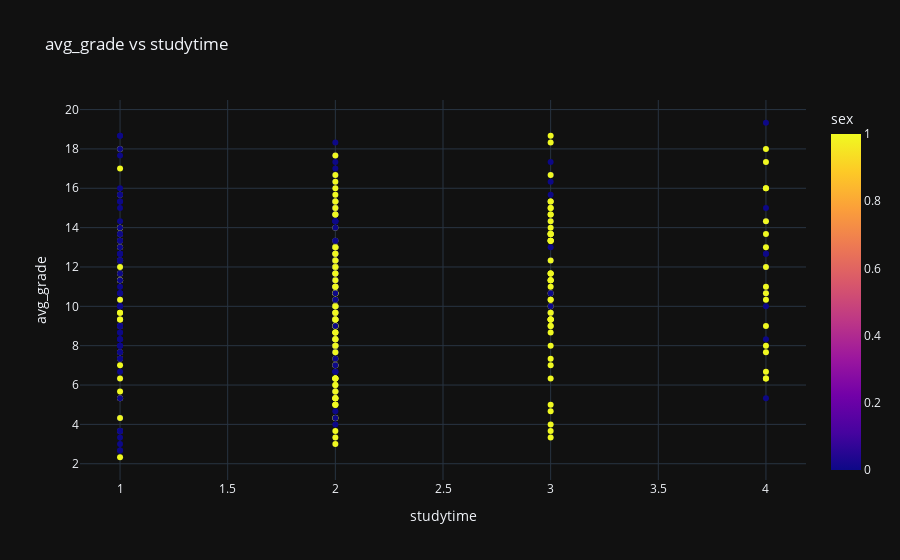

Write notebook code for a chart like this one.
### Code cell
# Interactive scatter plot studytime vs avg_grade
plot_scatter(df, "studytime", "avg_grade", hue="sex", interactive=True)

### Figure 1 — Plotly figure (JSON) as saved in the notebook; plotly's stock layout.template omitted (floating-point values rounded to 4 significant figures; data arrays with more than 128 entries replaced by an {"elided": "..."} marker saying what was removed)
{"data": [{"hovertemplate": "studytime=%{x}<br>avg_grade=%{y}<br>sex=%{marker.color}<extra></extra>", "legendgroup": "", "marker": {"color": {"elided": "395 int values"}, "coloraxis": "coloraxis", "symbol": "circle"}, "mode": "markers", "name": "", "orientation": "v", "showlegend": false, "x": {"elided": "395 float values"}, "xaxis": "x", "y": {"elided": "395 float values"}, "yaxis": "y", "type": "scatter"}], "layout": {"xaxis": {"anchor": "y", "domain": [0.0, 1.0], "title": {"text": "studytime"}}, "yaxis": {"anchor": "x", "domain": [0.0, 1.0], "title": {"text": "avg_grade"}}, "coloraxis": {"colorbar": {"title": {"text": "sex"}}, "colorscale": [[0.0, "#0d0887"], [0.1111, "#46039f"], [0.2222, "#7201a8"], [0.3333, "#9c179e"], [0.4444, "#bd3786"], [0.5556, "#d8576b"], [0.6667, "#ed7953"], [0.7778, "#fb9f3a"], [0.8889, "#fdca26"], [1.0, "#f0f921"]]}, "legend": {"tracegroupgap": 0}, "title": {"text": "avg_grade vs studytime"}}}
